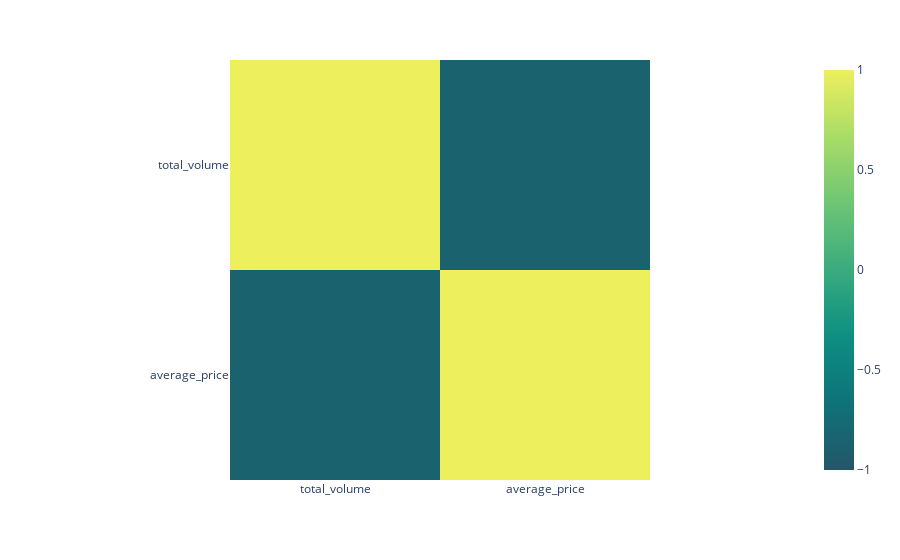

Write notebook code for a chart like this one.
### Code cell
mask = (df.type == 'conventional') & (df.region=='TotalUS')

_df = df.loc[mask,['total_volume','average_price']]
_df = (_df/_df.shift(1)).add(-1).mul(100)

px.imshow(_df.corr(),range_color=[-1,1], color_continuous_scale = px.colors.sequential.Aggrnyl)

### Figure 1 — Plotly figure (JSON) as saved in the notebook; plotly's stock layout.template omitted (floating-point values rounded to 4 significant figures)
{"data": [{"coloraxis": "coloraxis", "hovertemplate": "x: %{x}<br>y: %{y}<br>color: %{z}<extra></extra>", "name": "0", "type": "heatmap", "x": ["total_volume", "average_price"], "xaxis": "x", "y": ["total_volume", "average_price"], "yaxis": "y", "z": [[1, -0.8614], [-0.8614, 1]]}], "layout": {"coloraxis": {"cmax": 1, "cmin": -1, "colorscale": [[0, "rgb(36, 86, 104)"], [0.1667, "rgb(15, 114, 121)"], [0.3333, "rgb(13, 143, 129)"], [0.5, "rgb(57, 171, 126)"], [0.6667, "rgb(110, 197, 116)"], [0.8333, "rgb(169, 220, 103)"], [1, "rgb(237, 239, 93)"]]}, "margin": {"t": 60}, "xaxis": {"anchor": "y", "constrain": "domain", "domain": [0, 1], "scaleanchor": "y"}, "yaxis": {"anchor": "x", "autorange": "reversed", "constrain": "domain", "domain": [0, 1]}}}
